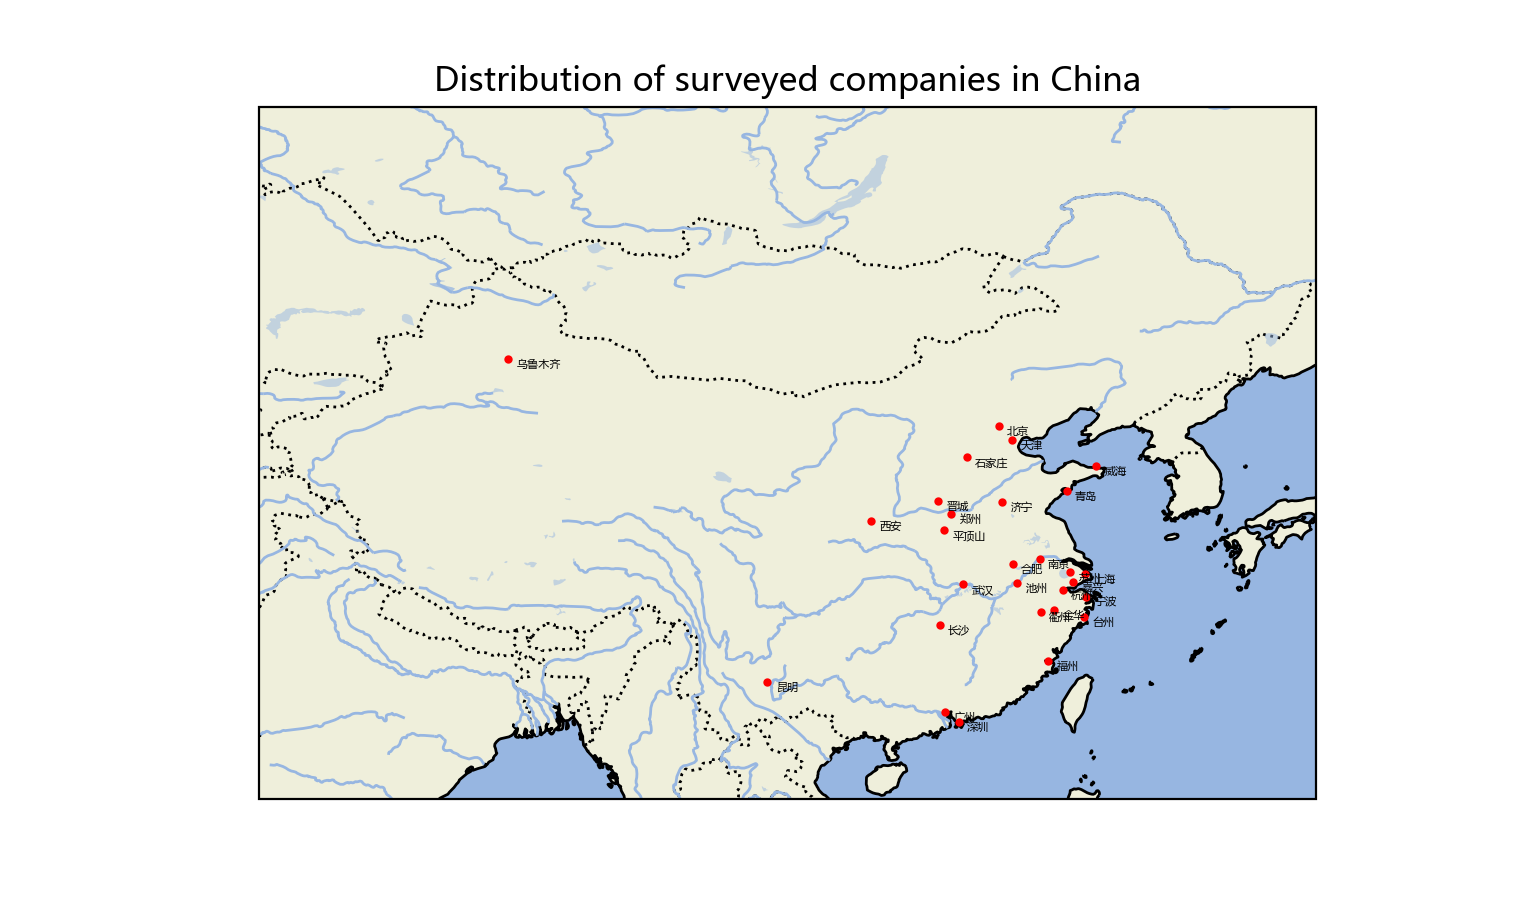

Recreate this plot in Python.
import matplotlib.pyplot as plt
from matplotlib.font_manager import FontProperties
import cartopy.crs as ccrs
import cartopy.feature as cfeature

# 设置中文字体
plt.rcParams['font.sans-serif'] = ['Microsoft YaHei']  # 'Microsoft YaHei' 为微软雅黑
plt.rcParams['axes.unicode_minus'] = False  # 正确显示负号

def main():
    # 创建图形和轴对象
    font = FontProperties(fname=r"c:\windows\fonts\simsun.ttc", size=10)

    fig, ax = plt.subplots(figsize=(12, 18), dpi=200, subplot_kw={'projection': ccrs.PlateCarree()})
    
    # 添加地图特征
    ax.add_feature(cfeature.LAND)
    ax.add_feature(cfeature.OCEAN)
    ax.add_feature(cfeature.COASTLINE)
    ax.add_feature(cfeature.BORDERS, linestyle=':')
    ax.add_feature(cfeature.LAKES, alpha=0.5)
    ax.add_feature(cfeature.RIVERS)
    
    # 设置地图范围
    ax.set_extent([73, 135, 18, 55])  # [西经, 东经, 南纬, 北纬]

    # 城市和坐标
    cities = {
        "北京": (116.407396, 39.904200),
        "上海": (121.473701, 31.230416),
        "苏州": (120.585316, 31.298886),
        "杭州": (120.155070, 30.274085),
        "嘉兴": (120.755486, 30.746129),
        "福州": (119.296494, 26.074508),
        "衢州": (118.859457, 28.970079),
        "池州": (117.491568, 30.664800),
        "武汉": (114.305392, 30.593099),
        "威海": (122.120420, 37.513068),
        "台州": (121.420757, 28.656386),
        "金华": (119.647444, 29.079059),
        "天津": (117.200983, 39.084158),
        "济宁": (116.587245, 35.414590),
        "郑州": (113.625368, 34.746600),
        "合肥": (117.227239, 31.820586),
        "宁波": (121.549792, 29.868388),
        "南京": (118.796877, 32.060255),
        "青岛": (120.382639, 36.067082),
        "石家庄": (114.514859, 38.042307),
        "西安": (108.940174, 34.341568),
        "广州": (113.264385, 23.129112),
        "长沙": (112.938814, 28.228209),
        "乌鲁木齐": (87.616848, 43.825592),
        "深圳": (114.057868, 22.543099),
        "平顶山": (113.192661, 33.766169),
        "昆明": (102.832891, 24.880095),
        "晋城": (112.851831, 35.490701)
    }

    # 在地图上标记城市
    for city, (lon, lat) in cities.items():
        ax.plot(lon, lat, marker='o', color='red', markersize=2, transform=ccrs.Geodetic())
        ax.text(lon + 0.5, lat - 0.5, city, fontsize=4, transform=ccrs.Geodetic())

    plt.title('Distribution of surveyed companies in China')
    plt.show()

if __name__ == "__main__":
    main()
